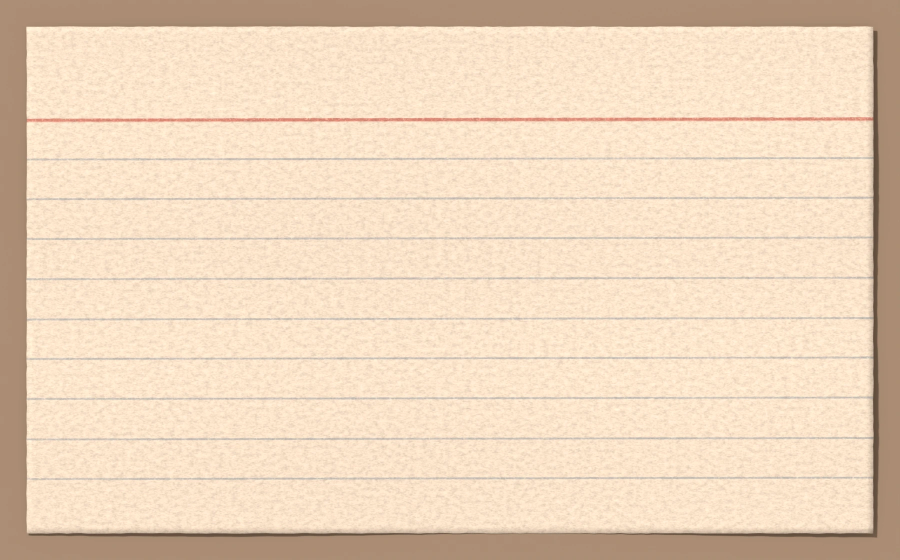
#> input picture assets/paper/index_01.webp, 1800 x 1120 px (shown at 1/2 size); its folder holds only this picture in this run
$ python flat.py ../../assets/paper/index_01.webp
#> lines starting #> are read from the running program, lines starting #| are printed output that depends on the picture; after the words box and inside, x2 and y2 are one past the last pixel; in counts of white or black regions, pixels touching at a corner belong together
#!/usr/bin/env python3
"""No pale rectangle on the glass may be flatter than the paper the library actually holds.

The material row's hard rule is that a surface must not read as an approximation of paper, and the
one shape that always does is a flat fill with a shadow under it. Every check the build had for
that read the *assets* — the paper floor in surfaces.py, the tooth measured on a stock. None of
them read the glass, and the thing they missed was on the glass for a second and a half of a clip:
an authored feeling landing on a pale, square-cornered, untextured card, luma standard deviation
0.87 over 80 device pixels against 32.5 and 43.2 on the module strips either side of it.

**The floor is now taken from the library instead of from one screenshot, and that changed it by a
factor of seven.** It used to be 2.0, read off 02_chat.png: 288 pale windows, flattest 4.58, median
33.6. But 02_chat is a screen of small notes, and the quietest stocks never appear on it. Measured
over all twenty-seven packed stocks, the first-percentile 80-pixel window is 0.67 and the quietest
single window is 0.57, both on receipt_01 — thermal receipt paper, which is smooth, because that is
what receipt paper is. A floor of 2.0 was four times above what the material itself produces, so
what it had been reporting on 05_settings, 03_us and 17_setup_pwa was not fills. It was paper.

So: the floor is the quietest first-percentile in the library, halved. Halved because a stock drawn
larger than life is resampled and a resample only ever smooths — measured, magnifying by three
takes the same number from 0.671 to 0.508, a factor of 0.76, and half covers it with room. The
report carries its own negative control: a flat fill of the app's own paper colour, measured by the
same code in the same box, so a reader can see the gate has something to catch.

Everything under 2.0 is still counted, as `quiet_windows`, because that is the number four cycles
of reports have been carrying and it should not silently vanish. Quiet is not flat.

    python3 tools/check/flat.py --out evidence/logs/flat.json
    python3 tools/check/flat.py evidence/02_chat.png
"""
import argparse
import glob
import json
import os
import sys

ROOT = os.path.dirname(os.path.dirname(os.path.dirname(os.path.abspath(__file__))))
EVIDENCE = os.path.join(ROOT, "evidence")
PAPER = os.path.join(ROOT, "assets", "paper")
QUIET = 2.0


def _lum(rgb):
    return rgb.mean(axis=2)


def windows(path, box, step, pale):
    """Every pale, paper-coloured window, with how flat it is.

    Paper-coloured, not merely pale: a photograph of a bright sky is flat and pale too — 305
    windows of 14_media_viewer read a standard deviation of 0.00, and every one of them is the
    sky over the water in the picture somebody sent. That is content, not a rectangle standing in
    for paper. The app's paper is cream and warm, so a window counts only when its red channel
    leads its blue by between four and forty levels, which the sky never does and the wood never
    reaches.
    """
    import numpy as np
    from PIL import Image
    with Image.open(path) as im:
        rgb = np.asarray(im.convert("RGB"), dtype=np.float32)
    a = _lum(rgb)
    warm = rgb[..., 0] - rgb[..., 2]
    h, w = a.shape
    worst = (1e9, None)
    flat = []
    for y in range(0, h - box, step):
        for x in range(0, w - box, step):
            q = a[y:y + box, x:x + box]
            if q.mean() < pale:
                continue
            k = float(warm[y:y + box, x:x + box].mean())
            if k < 4.0 or k > 40.0:
                continue
            s = float(q.std())
            if s < worst[0]:
                worst = (s, [x, y])
            flat.append((s, x, y))
    return worst, flat


def library_floor(box, step=120):
    """The quietest first-percentile window in the packed library, halved.

    Every stock, at the density it was rendered. A stock drawn larger is resampled and a resample
    only smooths, so half of this is under anything the app can put on the glass.
    """
    import numpy as np
    from PIL import Image
    lowest = None
    for path in sorted(glob.glob(os.path.join(PAPER, "*.webp"))):
        if "_dusk" in os.path.basename(path):
            continue
        with Image.open(path) as im:
            a = _lum(np.asarray(im.convert("RGB"), dtype=np.float32))
        h, w = a.shape
        got = []
        for y in range(0, h - box, step):
            for x in range(0, w - box, step):
                q = a[y:y + box, x:x + box]
                if q.mean() < 190.0:
                    continue
                got.append(float(q.std()))
        if not got:
            continue
        p1 = float(np.percentile(np.array(got), 1))
        if lowest is None or p1 < lowest[0]:
            lowest = (p1, os.path.basename(path), float(min(got)), len(got))
    if lowest is None:
        return None
    return {
        "stock": lowest[1],
        "windows_measured_on_it": lowest[3],
        "first_percentile": round(lowest[0], 3),
        "quietest_window": round(lowest[2], 3),
        "floor": round(lowest[0] / 2.0, 3),
        "why_halved": "a stock drawn larger than life is resampled and a resample only smooths: "
                      "magnifying the same stock by three takes 0.671 to 0.508, a factor of 0.76",
    }


def negative_control(box):
    """What a flat fill of the app's own paper colour measures, by this same code.

    So the gate can be seen to have something to catch rather than asserted to.
    """
    import numpy as np
    fill = np.full((box, box, 3), (243, 238, 227), dtype=np.float32)
    return {
        "a_flat_fill_of_0xFFF3EEE3": round(float(_lum(fill).std()), 3),
        "note": "the literal Container colour that used to stand in for a sheet in authoring.dart",
    }


def _frame_px(path):
    try:
        from PIL import Image
        w, h = Image.open(path).size
        return w * h
    except Exception:
        return 1


# The colours a PaperPiece falls back to when its render has not arrived, read off
# app/lib/material/palette.dart. A flat area of one of these exact values is a sheet with no paper
# on it; a flat area of anything else is a photograph of something flat, which is not this build's
# fault. That distinction is the whole reason 14_media_viewer's sky is not counted: it is 219 to
# 230 and slightly blue, and none of these.
FALLBACKS = {
    (0xF1, 0xEC, 0xDF): "Paper.lined",
    (0xEC, 0xE0, 0xC2): "Paper.aged",
    (0xE9, 0xEC, 0xEC): "Paper.graph",
    (0xF3, 0xE6, 0xA8): "Paper.legal",
    (0xF6, 0xF1, 0xE6): "Paper.index",
    (0xF2, 0xED, 0xE2): "Paper.looseleaf",
    (0xEF, 0xEA, 0xDC): "Paper.spiral",
    (0xF3, 0xE0, 0x8A): "Paper.stickyYellow",
    (0xF2, 0xC1, 0xC1): "Paper.stickyPink",
    (0xE7, 0xE0, 0xCE): "Paper.underside",
    (0xF3, 0xEE, 0xE3): "the literal Container fill authoring.dart used to use",
}


# [5 lines left out: function _fallback_name, not called in this run]


def plateaus(path, pale=190.0, span=1.0, smallest=2000):
    """Every pale patch of the frame that is flat, found directly rather than through a window.

    The 80-pixel window is the gate and it under-counts: a voice-note tile is 410 by 170 with a
    waveform and a line of writing across the middle of it, so only one of six identical cards had
    an 80-pixel square of nothing in it and the report said `windows_under_the_floor: 1` for five
    point eight per cent of the frame. This says what is actually there — a pixel whose five-by-five
    neighbourhood spans no more than [span] grey levels is flat, and the connected regions of those
    that are at least [smallest] pixels are the shapes a reader can go and look at.
    """
    try:
        import numpy as np
        from PIL import Image
    except Exception:
        return []
    a = np.asarray(Image.open(path).convert("RGB")).astype(np.float32)
    lum = 0.2126 * a[..., 0] + 0.7152 * a[..., 1] + 0.0722 * a[..., 2]
    h, w = lum.shape
    k = 5
    lo = np.full(lum.shape, np.inf, dtype=np.float32)
    hi = np.full(lum.shape, -np.inf, dtype=np.float32)
    for dy in range(-(k // 2), k // 2 + 1):
        for dx in range(-(k // 2), k // 2 + 1):
            sh = np.roll(np.roll(lum, dy, axis=0), dx, axis=1)
            lo = np.minimum(lo, sh)
            hi = np.maximum(hi, sh)
    flat = (hi - lo <= span) & (lum >= pale)
    flat[: k // 2, :] = flat[-(k // 2):, :] = False
    flat[:, : k // 2] = flat[:, -(k // 2):] = False
    try:
        from scipy import ndimage
        lab, n = ndimage.label(flat)
        out = []
        for i in range(1, n + 1):
            ys, xs = np.where(lab == i)
            if len(ys) < smallest:
                continue
            rgb = tuple(int(v) for v in a[ys[0], xs[0]])
            out.append({
                "area_px": int(len(ys)),
                "box": [int(xs.min()), int(ys.min()), int(xs.max()), int(ys.max())],
                "luma": round(float(lum[ys[0], xs[0]]), 1),
                "rgb": "#%02X%02X%02X" % rgb,
                # named only when it is one of the app's own fallback fills
                "a_sheet_with_no_paper_on_it": _fallback_name(rgb),
            })
    except Exception:
        return []
    out.sort(key=lambda r: -r["area_px"])
    return out


def extents(path, offenders, tol=1.0):
    """How big each flat area actually is, not just the window that found it.

    A window is 80 pixels and the shape it lands in is a card. `windows_under_the_floor: 1` was the
    whole of what this check said about six cream rectangles covering 260,907 pixels — 5.8 per cent
    of the frame — which is a number a reader has to go and measure for themselves before they can
    tell a sampling artefact from a fifth of the screen. So each offending window is grown over
    everything within `tol` grey levels of it, four-connected, and what comes back is the area and
    the box it sits in.
    """
    if not offenders:
        return []
    try:
        import numpy as np
        from PIL import Image
    except Exception:
        return []
    a = np.asarray(Image.open(path).convert("RGB")).astype(np.float32)
    lum = 0.2126 * a[..., 0] + 0.7152 * a[..., 1] + 0.0722 * a[..., 2]
    h, w = lum.shape
    seen = np.zeros(lum.shape, dtype=bool)
    out = []
    for o in offenders:
        x0, y0 = o["at"]
        cx, cy = min(x0 + 40, w - 1), min(y0 + 40, h - 1)
        if seen[cy, cx]:
            continue
        target = lum[cy, cx]
        near = (np.abs(lum - target) <= tol) & ~seen
        # four-connected region containing (cx, cy), by repeated dilation inside `near`
        region = np.zeros(lum.shape, dtype=bool)
        region[cy, cx] = True
        while True:
            grown = region.copy()
            grown[1:, :] |= region[:-1, :]
            grown[:-1, :] |= region[1:, :]
            grown[:, 1:] |= region[:, :-1]
            grown[:, :-1] |= region[:, 1:]
            grown &= near
            if grown.sum() == region.sum():
                break
            region = grown
        seen |= region
        ys, xs = np.where(region)
        out.append({
            "area_px": int(region.sum()),
            "box": [int(xs.min()), int(ys.min()), int(xs.max()), int(ys.max())],
            "luma": round(float(target), 1),
        })
    out.sort(key=lambda r: -r["area_px"])
    return out


def main():
    ap = argparse.ArgumentParser()
    ap.add_argument("files", nargs="*")
    ap.add_argument("--box", type=int, default=80, help="window side in device pixels")
    ap.add_argument("--step", type=int, default=40)
    ap.add_argument("--pale", type=float, default=190.0, help="mean luma above which a window is paper-coloured")
    ap.add_argument("--floor", type=float, default=0.0,
                    help="override the floor the library gives; 0 means take it from the library")
    ap.add_argument("--allow", type=int, default=0, help="how many such windows a file may have")
    ap.add_argument("--out", default="")
    a = ap.parse_args()

    derived = library_floor(a.box)
#> in library_floor, im is the input picture: PIL image 1800x1120 RGB; mean R, G, B 236.2, 212.9, 187.7
#> in _lum, `return rgb.mean(axis=2)`:
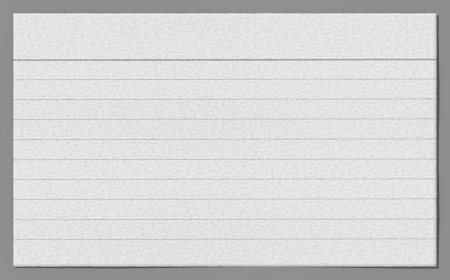
#> returned value: shape (1120, 1800) float32 (shown at 1/4 size); min 66.67, max 243, mean 212.3
#> after the loop in library_floor, `for y in range(0, h - box, step):`:
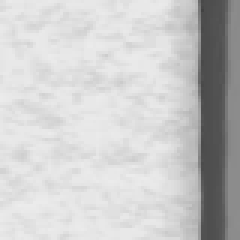
#> q: shape (80, 80) float32 (shown 3 times larger); min 66.67, max 236, mean 201.9
#> after the loop in library_floor, `for y in range(0, h - box, step):`: got = 112 values, max 50.09 at index 41, min 4.89 at index 11, mean 11.07
#> in library_floor, `p1 = float(np.percentile(np.array(got), 1))`: p1 = 4.96
#> derived = 6 items
    floor = a.floor if a.floor > 0 else (derived["floor"] if derived else 2.0)
#> floor = 2.48

    files = a.files or sorted(glob.glob(os.path.join(EVIDENCE, "*.png")))
    report = {
        "box": a.box,
        "pale": a.pale,
        "floor": floor,
        "floor_from": derived or "the packed library was not on disk; fell back to 2.0",
        "negative_control": negative_control(a.box),
        "the_one_it_used_to_get_wrong": "the sky of the photograph open in 14_media_viewer. This "
                "file used to say the sky no longer tripped the check because its flattest window "
                "read 0.619 — and an anti-goal critic measured the same still over the same "
                "windows and found sixty-one under 0.5, one of them a hundred per cent a single "
                "RGB triple at standard deviation exactly zero. The claim was wrong and the "
                "sampling was the reason: a window grid at step 40 lands where it lands. "
                "`flat_areas` finds the flat shapes directly now and 14_media_viewer has eight of "
                "them covering thirteen per cent of the frame, which is what a photograph of a sky "
                "actually is. What separates that from a fault is not how flat it is but what "
                "colour it is: `sheets_with_no_paper_on_them` names only the shapes whose colour "
                "is one of the app's own paper fallback fills, and none of the sky's is.",
        "quiet_is_not_flat": "windows_quieter_than_2 is what this check used to gate on, kept "
                "because four cycles of reports carry it. It is not a fault: receipt stock's own "
                "median window is under it, and the 05_settings windows it names are lined writing "
                "paper with its tooth plainly in the crop.",
        "stills": {},
    }
    bad = 0
    for f in files:
        if not os.path.exists(f):
            continue
        worst, flat = windows(f, a.box, a.step, a.pale)
#> in windows, `warm = rgb[..., 0] - rgb[..., 2]`:
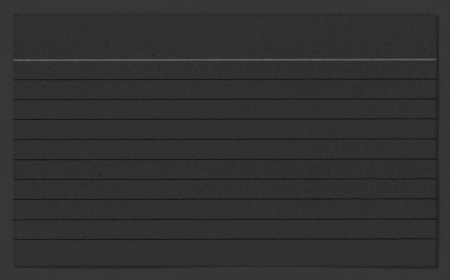
#> warm: shape (1120, 1800) float32 (shown at 1/4 size); min 12, max 110, mean 48.5
#> after the loop in windows, `for y in range(0, h - box, step):`: flat = []
#> flat = []
        offenders = [{"at": [x, y], "std": round(s, 3)} for s, x, y in flat if s < floor]
#> offenders = []
        offenders.sort(key=lambda o: o["std"])
        # every flat shape in the frame, and then the ones the window gate actually landed in
        areas = plateaus(f) or extents(f, offenders)
#> after the loop in plateaus, `for dy in range(-(k // 2), k // 2 + 1):`:
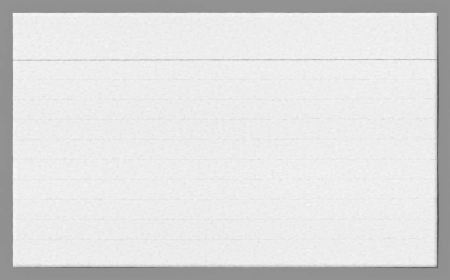
#> hi: shape (1120, 1800) float32 (shown at 1/4 size); min 80.67, max 249.6, mean 223.1
#> after the loop in plateaus, `for dy in range(-(k // 2), k // 2 + 1):`:
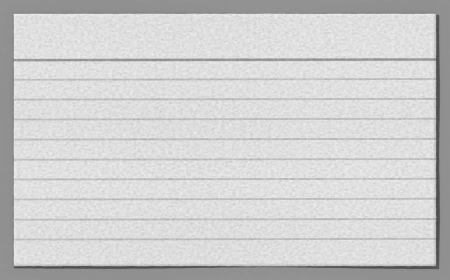
#> lo: shape (1120, 1800) float32 (shown at 1/4 size); min 68.67, max 241.9, mean 207.2
#> in plateaus, `flat = (hi - lo <= span) & (lum >= pale)`:
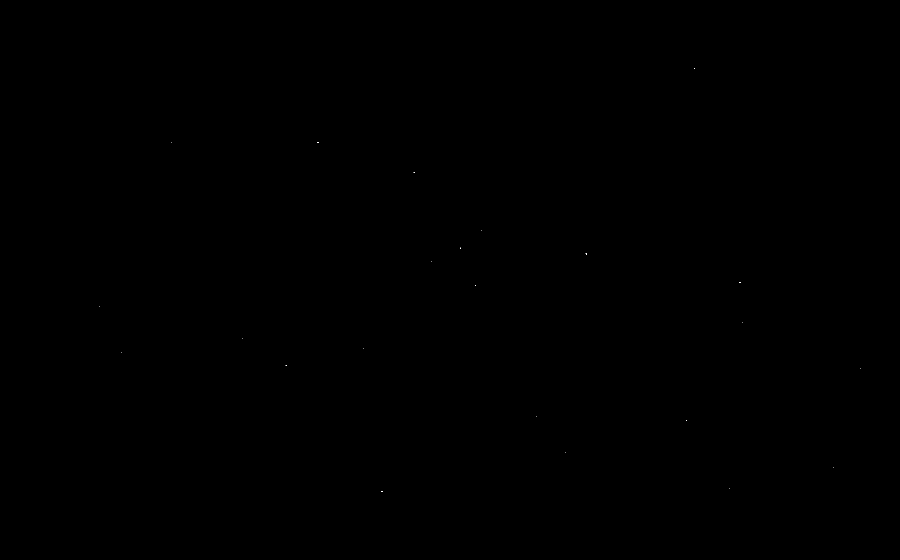
#> flat: shape (1120, 1800) bool (shown at 1/2 size); 0% white in thin lines or dots, all inside (x1, y1, x2, y2) = (198, 137, 1722, 983)
#> in plateaus, `lab, n = ndimage.label(flat)`: n = 23
#> the loop in plateaus, `for i in range(1, n + 1):` made 23 passes
#> (ys, xs) on passes 1 to 6: ([137, 137], [1388, 1389]), ([284], [342]), ([285, 285, 285, 285], [634, 635, 636, 637]), ([345, 345, 345], [827, 828, 829]), ([461], [962]), ([495, 496, 497], [921, 921, 921])
#> after the loop in plateaus, `for i in range(1, n + 1):`: out = []
#> areas = []
        report["stills"][os.path.basename(f)] = {
            "flattest": round(worst[0], 3) if worst[1] else None,
            "where": worst[1],
            "pale_windows": len(flat),
            "windows_under_the_floor": len(offenders),
            "windows_quieter_than_2": sum(1 for s, _, _ in flat if s < QUIET),
            "worst_few": offenders[:5],
            # what the flat windows are *part of*: the shape, its size, and how much of the frame
            "flat_areas": areas[:8],
            "flat_px": sum(r["area_px"] for r in areas),
            "flat_share_of_the_frame": round(
                sum(r["area_px"] for r in areas) / max(1, _frame_px(f)), 4),
        }
#> in _frame_px, `w, h = Image.open(path).size`: w = 1800; h = 1120
        # A window under the floor, or any flat shape of one of the app's own fallback colours.
        # The window gate under-counts badly: a voice-note tile is 410 by 170 with a waveform and a
        # line of writing across the middle, so only one of six identical cream cards had an
        # 80-pixel square of nothing in it, and the report said `windows_under_the_floor: 1` for
        # five per cent of the frame.
        unpapered = [r for r in areas if r.get("a_sheet_with_no_paper_on_it")]
#> unpapered = []
        report["stills"][os.path.basename(f)]["sheets_with_no_paper_on_them"] = unpapered[:8]
        if len(offenders) > a.allow or unpapered:
            bad += 1
    report["ok"] = bad == 0
    report["files_with_a_flat_fill"] = bad
    text = json.dumps(report, indent=1) + "\n"
    if a.out:
        with open(a.out, "w", encoding="utf-8") as fh:
            fh.write(text)
    print(text)
#> (printed output is left out)
    return 0 if report["ok"] else 1


if __name__ == "__main__":
    sys.exit(main())
#> (the program exits here)

$ run again, on assets/paper/legal_02.webp
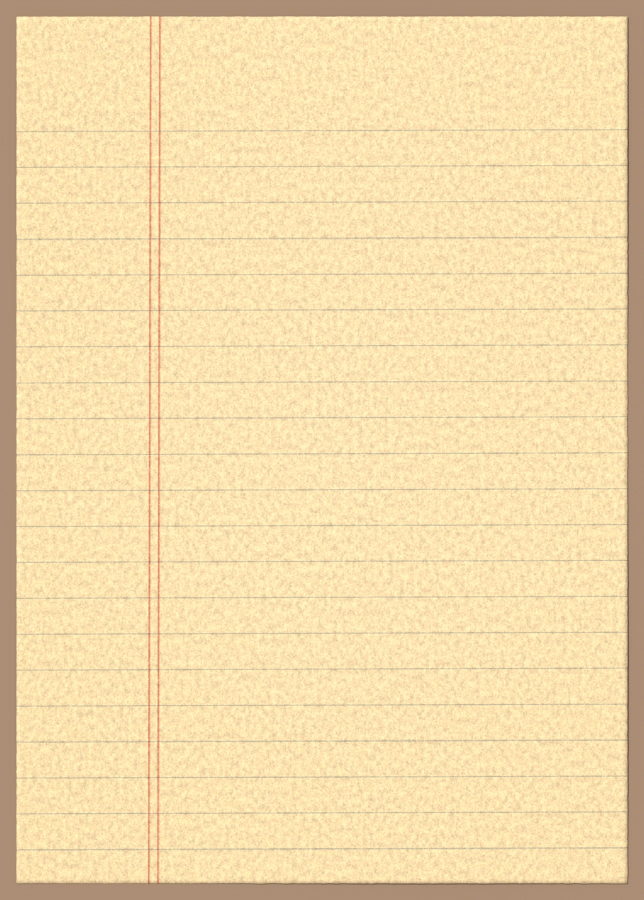
#> input picture assets/paper/legal_02.webp, 1288 x 1800 px (shown at 1/2 size)
#> in library_floor, im is the input picture: PIL image 1288x1800 RGB; mean R, G, B 242.3, 218.3, 170.1
#> after the loop in library_floor, `for y in range(0, h - box, step):`:
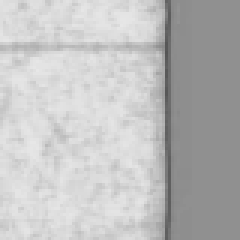
#> q: shape (80, 80) float32 (shown 3 times larger); min 85.67, max 231.3, mean 190.4
#> after the loop in library_floor, `for y in range(0, h - box, step):`: got = 133 values, max 37.88 at index 86, min 6.5 at index 2, mean 10.64
#> p1 = 6.57
#> derived = 6 items
#> floor = 3.29
#> after the loop in windows, `for y in range(0, h - box, step):`: flat = []
#> after the loop in plateaus, `for dy in range(-(k // 2), k // 2 + 1):`:
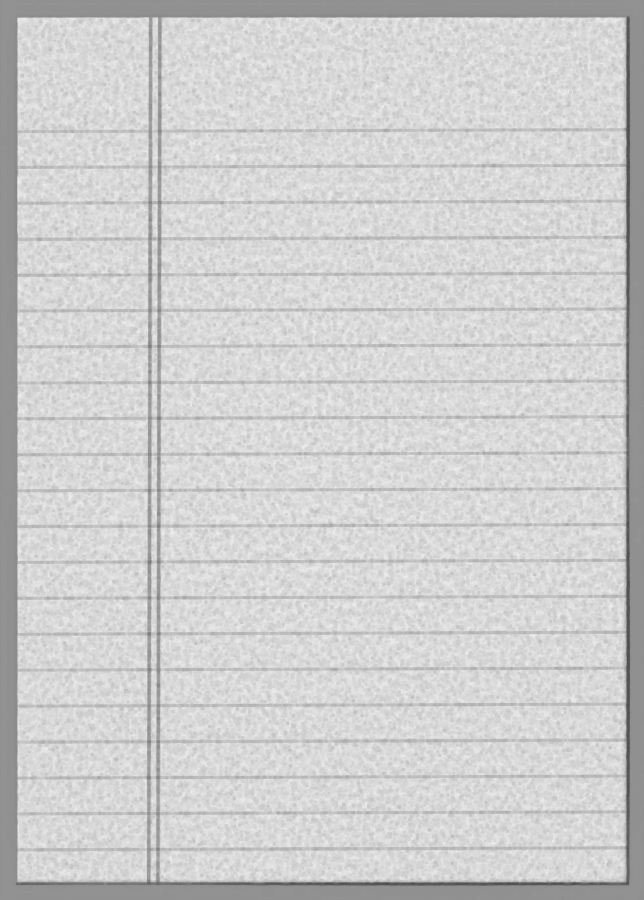
#> lo: shape (1800, 1288) float32 (shown at 1/2 size); min 78.87, max 242.2, mean 207
#> lab: shape (1800, 1288) int32; every value is 0
#> n = 0
#> after the loop in plateaus, `for i in range(1, n + 1):`: out = []
#> in _frame_px, `w, h = Image.open(path).size`: w = 1288; h = 1800
#> unpapered = []
#> (printed output is left out)
